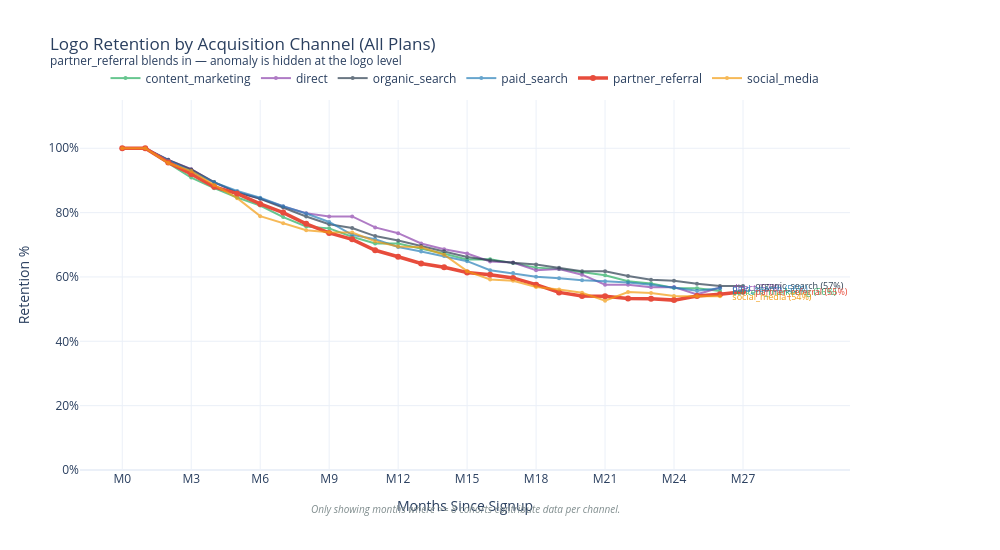

Notebook cell for this chart:
### Code cell
conn = sqlite3.connect(DB_PATH)
conn.execute('PRAGMA journal_mode=WAL')
print('Running all-plans logo retention by channel...')
rows_all = conn.execute(build_channel_query(plan_filter=None)).fetchall()
print(f'  {len(rows_all):,} rows')
ret_all = compute_channel_retention(rows_all, mode='logo')

for ch, curve in sorted(ret_all.items()):
    m12 = curve.get(12, (None, 0))
    print(f'  {ch:22s}  M12={m12[0]}%' if m12[0] else f'  {ch:22s}  M12=N/A')

fig_all = plot_channel_curves(
    ret_all,
    title='Logo Retention by Acquisition Channel (All Plans)',
    subtitle='partner_referral blends in — anomaly is hidden at the logo level',
    output_path=str(OUTPUT_DIR / 'cohort_retention_by_channel.html'),
    highlight_channel='partner_referral',
)
fig_all.show()
fig_all.write_image(OUTPUT_DIR / 'fig_all.png')

### Figure 1 — Plotly figure (JSON) as saved in the notebook; plotly's stock layout.template omitted (floating-point values rounded to 4 significant figures)
{"data": [{"customdata": [["content_marketing", 34], ["content_marketing", 33], ["content_marketing", 32], ["content_marketing", 31], ["content_marketing", 30], ["content_marketing", 29], ["content_marketing", 28], ["content_marketing", 27], ["content_marketing", 26], ["content_marketing", 25], ["content_marketing", 24], ["content_marketing", 23], ["content_marketing", 22], ["content_marketing", 21], ["content_marketing", 20], ["content_marketing", 19], ["content_marketing", 18], ["content_marketing", 17], ["content_marketing", 16], ["content_marketing", 15], ["content_marketing", 14], ["content_marketing", 13], ["content_marketing", 12], ["content_marketing", 11], ["content_marketing", 10], ["content_marketing", 9], ["content_marketing", 8]], "hovertemplate": "%{customdata[0]}<br>Month %{x}<br>Retention: %{y:.1f}%<br>n=%{customdata[1]}<extra></extra>", "line": {"color": "#27ae60", "dash": "solid", "width": 2}, "marker": {"size": 4}, "mode": "lines+markers", "name": "content_marketing", "opacity": 0.7, "type": "scatter", "x": ["M0", "M1", "M2", "M3", "M4", "M5", "M6", "M7", "M8", "M9", "M10", "M11", "M12", "M13", "M14", "M15", "M16", "M17", "M18", "M19", "M20", "M21", "M22", "M23", "M24", "M25", "M26"], "y": [100, 100, 95.4, 90.9, 87.6, 84.7, 82.2, 78.6, 75.7, 75.1, 72.5, 70.4, 70.4, 68.9, 67.2, 65.4, 65.5, 64.3, 62.9, 62.5, 61.4, 60.5, 58.7, 58, 56.6, 56.5, 55.6]}, {"customdata": [["direct", 35], ["direct", 34], ["direct", 33], ["direct", 32], ["direct", 31], ["direct", 30], ["direct", 29], ["direct", 28], ["direct", 27], ["direct", 26], ["direct", 25], ["direct", 23], ["direct", 22], ["direct", 21], ["direct", 20], ["direct", 19], ["direct", 18], ["direct", 17], ["direct", 16], ["direct", 15], ["direct", 14], ["direct", 13], ["direct", 12], ["direct", 11], ["direct", 10], ["direct", 9], ["direct", 8]], "hovertemplate": "%{customdata[0]}<br>Month %{x}<br>Retention: %{y:.1f}%<br>n=%{customdata[1]}<extra></extra>", "line": {"color": "#8e44ad", "dash": "solid", "width": 2}, "marker": {"size": 4}, "mode": "lines+markers", "name": "direct", "opacity": 0.7, "type": "scatter", "x": ["M0", "M1", "M2", "M3", "M4", "M5", "M6", "M7", "M8", "M9", "M10", "M11", "M12", "M13", "M14", "M15", "M16", "M17", "M18", "M19", "M20", "M21", "M22", "M23", "M24", "M25", "M26"], "y": [100, 100, 96.4, 93.5, 89.3, 86.3, 84.4, 81.9, 79.8, 78.8, 78.8, 75.4, 73.6, 70.4, 68.6, 67.3, 64.8, 64.5, 62.1, 62.5, 60.7, 57.6, 57.6, 56.8, 56.9, 54.6, 56.7]}, {"customdata": [["organic_search", 35], ["organic_search", 34], ["organic_search", 33], ["organic_search", 32], ["organic_search", 31], ["organic_search", 30], ["organic_search", 29], ["organic_search", 28], ["organic_search", 27], ["organic_search", 26], ["organic_search", 25], ["organic_search", 24], ["organic_search", 23], ["organic_search", 22], ["organic_search", 21], ["organic_search", 20], ["organic_search", 19], ["organic_search", 18], ["organic_search", 17], ["organic_search", 16], ["organic_search", 15], ["organic_search", 14], ["organic_search", 13], ["organic_search", 12], ["organic_search", 11], ["organic_search", 10], ["organic_search", 9], ["organic_search", 8]], "hovertemplate": "%{customdata[0]}<br>Month %{x}<br>Retention: %{y:.1f}%<br>n=%{customdata[1]}<extra></extra>", "line": {"color": "#2c3e50", "dash": "solid", "width": 2}, "marker": {"size": 4}, "mode": "lines+markers", "name": "organic_search", "opacity": 0.7, "type": "scatter", "x": ["M0", "M1", "M2", "M3", "M4", "M5", "M6", "M7", "M8", "M9", "M10", "M11", "M12", "M13", "M14", "M15", "M16", "M17", "M18", "M19", "M20", "M21", "M22", "M23", "M24", "M25", "M26", "M27"], "y": [100, 100, 96.4, 93.4, 89.5, 86.3, 84.3, 81.6, 78.8, 76.4, 75.2, 72.7, 71.3, 69.6, 68, 66.2, 65.2, 64.4, 63.9, 62.9, 61.8, 61.8, 60.3, 59.1, 58.8, 57.9, 57.2, 57.2]}, {"customdata": [["paid_search", 34], ["paid_search", 33], ["paid_search", 32], ["paid_search", 31], ["paid_search", 30], ["paid_search", 29], ["paid_search", 28], ["paid_search", 27], ["paid_search", 26], ["paid_search", 25], ["paid_search", 24], ["paid_search", 23], ["paid_search", 22], ["paid_search", 21], ["paid_search", 20], ["paid_search", 19], ["paid_search", 18], ["paid_search", 17], ["paid_search", 16], ["paid_search", 15], ["paid_search", 14], ["paid_search", 13], ["paid_search", 12], ["paid_search", 11], ["paid_search", 10], ["paid_search", 9], ["paid_search", 8]], "hovertemplate": "%{customdata[0]}<br>Month %{x}<br>Retention: %{y:.1f}%<br>n=%{customdata[1]}<extra></extra>", "line": {"color": "#2980b9", "dash": "solid", "width": 2}, "marker": {"size": 4}, "mode": "lines+markers", "name": "paid_search", "opacity": 0.7, "type": "scatter", "x": ["M0", "M1", "M2", "M3", "M4", "M5", "M6", "M7", "M8", "M9", "M10", "M11", "M12", "M13", "M14", "M15", "M16", "M17", "M18", "M19", "M20", "M21", "M22", "M23", "M24", "M25", "M26"], "y": [100, 100, 96.2, 92.8, 89.4, 86.7, 84.6, 82, 79.7, 77.1, 73.1, 71.7, 69.3, 67.9, 66.5, 64.9, 62.1, 61.2, 60.1, 59.6, 59, 58.7, 58.3, 57.6, 56.7, 55.7, 56.5]}, {"customdata": [["partner_referral", 35], ["partner_referral", 34], ["partner_referral", 33], ["partner_referral", 32], ["partner_referral", 31], ["partner_referral", 30], ["partner_referral", 29], ["partner_referral", 28], ["partner_referral", 27], ["partner_referral", 26], ["partner_referral", 25], ["partner_referral", 24], ["partner_referral", 23], ["partner_referral", 22], ["partner_referral", 21], ["partner_referral", 20], ["partner_referral", 19], ["partner_referral", 18], ["partner_referral", 17], ["partner_referral", 16], ["partner_referral", 15], ["partner_referral", 14], ["partner_referral", 13], ["partner_referral", 12], ["partner_referral", 11], ["partner_referral", 10], ["partner_referral", 9], ["partner_referral", 8]], "hovertemplate": "%{customdata[0]}<br>Month %{x}<br>Retention: %{y:.1f}%<br>n=%{customdata[1]}<extra></extra>", "line": {"color": "#e74c3c", "dash": "solid", "width": 3.5}, "marker": {"size": 6}, "mode": "lines+markers", "name": "partner_referral", "opacity": 1, "type": "scatter", "x": ["M0", "M1", "M2", "M3", "M4", "M5", "M6", "M7", "M8", "M9", "M10", "M11", "M12", "M13", "M14", "M15", "M16", "M17", "M18", "M19", "M20", "M21", "M22", "M23", "M24", "M25", "M26", "M27"], "y": [100, 100, 95.6, 92, 88, 85.9, 82.7, 80, 76.5, 73.7, 71.7, 68.3, 66.3, 64.2, 63, 61.4, 60.7, 59.7, 57.6, 55.2, 54.1, 54, 53.3, 53.2, 52.8, 54.1, 54.6, 55.4]}, {"customdata": [["social_media", 34], ["social_media", 33], ["social_media", 32], ["social_media", 31], ["social_media", 30], ["social_media", 29], ["social_media", 28], ["social_media", 27], ["social_media", 26], ["social_media", 25], ["social_media", 24], ["social_media", 23], ["social_media", 22], ["social_media", 21], ["social_media", 20], ["social_media", 19], ["social_media", 18], ["social_media", 17], ["social_media", 16], ["social_media", 15], ["social_media", 14], ["social_media", 13], ["social_media", 12], ["social_media", 11], ["social_media", 10], ["social_media", 9], ["social_media", 8]], "hovertemplate": "%{customdata[0]}<br>Month %{x}<br>Retention: %{y:.1f}%<br>n=%{customdata[1]}<extra></extra>", "line": {"color": "#f39c12", "dash": "solid", "width": 2}, "marker": {"size": 4}, "mode": "lines+markers", "name": "social_media", "opacity": 0.7, "type": "scatter", "x": ["M0", "M1", "M2", "M3", "M4", "M5", "M6", "M7", "M8", "M9", "M10", "M11", "M12", "M13", "M14", "M15", "M16", "M17", "M18", "M19", "M20", "M21", "M22", "M23", "M24", "M25", "M26"], "y": [100, 100, 95.4, 92.9, 88.6, 84.5, 78.9, 76.7, 74.5, 73.9, 73.8, 71.1, 69.5, 69.2, 66.9, 61.8, 59.2, 58.8, 56.9, 56.1, 55.1, 52.6, 55.3, 55, 54.1, 54, 54]}], "layout": {"annotations": [{"font": {"color": "#27ae60", "size": 9}, "showarrow": false, "text": " content_marketing (56%)", "x": "M26", "xanchor": "left", "xshift": 8, "y": 55.6}, {"font": {"color": "#8e44ad", "size": 9}, "showarrow": false, "text": " direct (57%)", "x": "M26", "xanchor": "left", "xshift": 8, "y": 56.7}, {"font": {"color": "#2c3e50", "size": 9}, "showarrow": false, "text": " organic_search (57%)", "x": "M27", "xanchor": "left", "xshift": 8, "y": 57.2}, {"font": {"color": "#2980b9", "size": 9}, "showarrow": false, "text": " paid_search (56%)", "x": "M26", "xanchor": "left", "xshift": 8, "y": 56.5}, {"font": {"color": "#e74c3c", "size": 9}, "showarrow": false, "text": " partner_referral (55%)", "x": "M27", "xanchor": "left", "xshift": 8, "y": 55.4}, {"font": {"color": "#f39c12", "size": 9}, "showarrow": false, "text": " social_media (54%)", "x": "M26", "xanchor": "left", "xshift": 8, "y": 54}, {"font": {"color": "#7f8c8d", "size": 10, "style": "italic"}, "showarrow": false, "text": "Only showing months where >= 8 cohorts contribute data per channel.", "x": 0.5, "xref": "paper", "y": -0.13, "yref": "paper"}], "height": 550, "legend": {"orientation": "h", "x": 0.5, "xanchor": "center", "y": 1.02, "yanchor": "bottom"}, "margin": {"b": 80, "l": 80, "r": 150, "t": 100}, "title": {"text": "Logo Retention by Acquisition Channel (All Plans)<br><sup>partner_referral blends in — anomaly is hidden at the logo level</sup>"}, "width": 1000, "xaxis": {"dtick": 3, "title": {"text": "Months Since Signup"}}, "yaxis": {"range": [0, 115], "ticksuffix": "%", "title": {"text": "Retention %"}}}}
